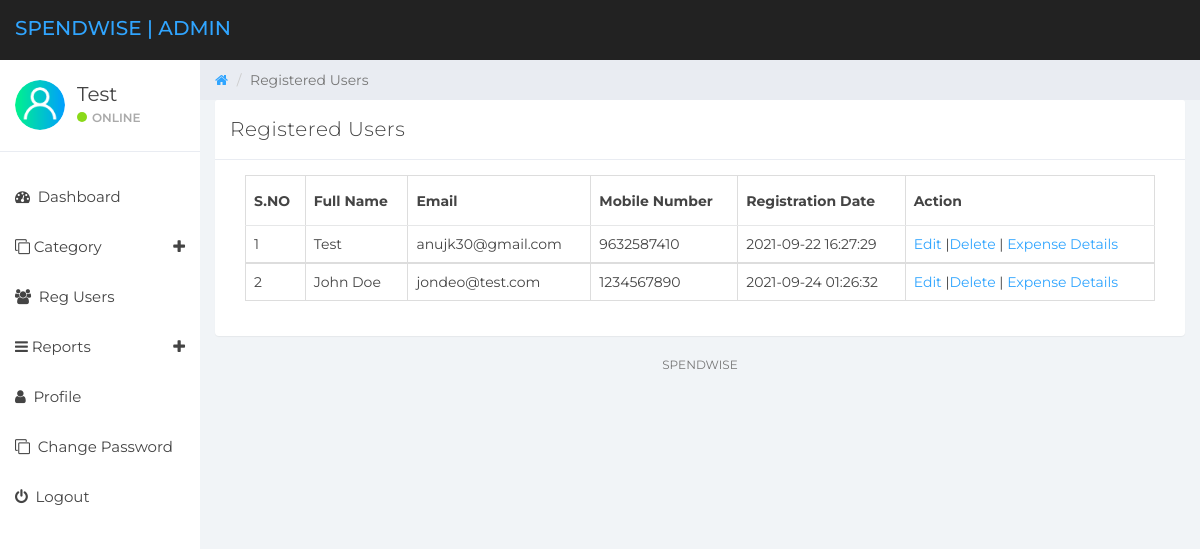
Screenshot of /Expense_Tracker/admin/reg-users.php (signed in) with the database file from the repository.
### tables this page shows
CREATE TABLE `tbluser` (
  `ID` int(10) NOT NULL,
  `FullName` varchar(150) DEFAULT NULL,
  `Email` varchar(200) DEFAULT NULL,
  `MobileNumber` bigint(10) DEFAULT NULL,
  `Password` varchar(200) DEFAULT NULL,
  `RegDate` timestamp NOT NULL DEFAULT current_timestamp()
);

### Expense_Tracker/admin/reg-users.php (the view, shortened to what this page needs)
  <?php
if (strlen($_SESSION['detsadminid']==0)) {
  header('location:logout.php');
  } else{
?>
<!DOCTYPE html>
<html>
<head>
	<link href="../css/bootstrap.min.css" rel="stylesheet">
	<link href="../css/font-awesome.min.css" rel="stylesheet">
	<link href="../css/datepicker3.css" rel="stylesheet">
	<link href="../css/styles.css" rel="stylesheet">
</head>
<body>
	<?php include_once('includes/header.php');?>
	<?php include_once('includes/sidebar.php');?>
	<div class="col-sm-9 col-sm-offset-3 col-lg-10 col-lg-offset-2 main">
		<div class="row">
			<ol class="breadcrumb">
				<li><a href="#">
					<em class="fa fa-home"></em>
				</a></li>
				<li class="active">Registered Users</li>
			</ol>
		</div>
		<div class="row">
			<div class="col-lg-12">
				<div class="panel panel-default">
					<div class="panel-heading">Registered Users</div>
					<div class="panel-body">
						<div class="col-md-12">
							<div class="table-responsive">
            <table class="table table-bordered mg-b-0">
              <thead>
                <tr>
                  <th>S.NO</th>
                  <th>Full Name</th>
                  <th>Email</th>
                  <th>Mobile Number</th>
                  <th>Registration Date</th>
                  <th>Action</th>
                </tr>
              </thead>
              <?php
$ret=mysqli_query($con,"select * from tbluser");
$cnt=1;
while ($row=mysqli_fetch_array($ret)) {
?>
              <tbody>
                <tr>
                  <td><?php echo $cnt;?></td>
              <td><?php  echo $row['FullName'];?></td>
                  <td><?php  echo $row['Email'];?></td>
                  <td><?php  echo $row['MobileNumber'];?></td>
                  <td><?php  echo $row['RegDate'];?></td>
                  <td><a href="edit-users.php?editid=<?php echo $row['ID'];?>">Edit</a> |<a href="reg-users.php?delid=<?php echo $row['ID'];?>">Delete</a> | <a href="user-expense-details.php?uid=<?php echo $row['ID'];?>&&name=<?php echo $row['FullName'];?>">Expense Details</a>
                </tr>
                <?php
$cnt=$cnt+1;
}?>
              </tbody>
            </table>
          </div>
						</div>
					</div>
				</div>
			</div>
			<?php include_once('includes/footer.php');?>
		</div>
	</div>
</body>
</html>
<?php }  ?>

### Expense_Tracker/admin/includes/sidebar.php (shortened to what this page needs)
<div id="sidebar-collapse" class="col-sm-3 col-lg-2 sidebar">
        <div class="profile-sidebar">
            <div class="profile-userpic">
                <img src="../assets/images/user.png" class="img-responsive" alt="user logo">
            </div>
            <div class="profile-usertitle">
                <?php
$uid=$_SESSION['detsadminid'];
$ret=mysqli_query($con,"select * from tbladmin where ID='$uid'");
$row=mysqli_fetch_array($ret);
$adminname=$row['AdminName'];
?>
                <div class="profile-usertitle-name"><?php echo $adminname; ?></div>
                <div class="profile-usertitle-status"><span class="indicator label-success"></span>Online</div>
            </div>
        </div>
        <ul class="nav menu">
            <li><a href="dashboard.php"><em class="fa fa-dashboard">&nbsp;</em> Dashboard</a></li>
            <li class="parent "><a data-toggle="collapse" href="#sub-item-1">
                <em class="fa fa-clone">&nbsp;</em>Category <span data-toggle="collapse" href="#sub-item-1" class="icon pull-right"><em class="fa fa-plus"></em></span>
                </a>
            </li>
           <li><a href="reg-users.php"><em class="fa fa-users">&nbsp;</em> Reg Users</a></li>
  <li class="parent "><a data-toggle="collapse" href="#sub-item-2">
                <em class="fa fa-navicon">&nbsp;</em>Reports <span data-toggle="collapse" href="#sub-item-1" class="icon pull-right"><em class="fa fa-plus"></em></span>
                </a>
            </li>
            <li><a href="profile.php"><em class="fa fa-user">&nbsp;</em> Profile</a></li>
             <li><a href="change-password.php"><em class="fa fa-clone">&nbsp;</em> Change Password</a></li>
<li><a href="logout.php"><em class="fa fa-power-off">&nbsp;</em> Logout</a></li>
        </ul>
    </div>

### Expense_Tracker/css/styles.css (style rules this page uses)
body { background: #f1f4f7; padding-top: 60px; font-size: 14px; color: #444444; font-family: "Montserrat", "Helvetica Neue", Helvetica, Arial, sans-serif; }
a, a:hover, a:focus { color: #30a5ff; }
.label-success { background-color: #8ad919; }
.panel { border: 0; }
.panel-heading { font-size: 20px; font-weight: 300; letter-spacing: 0.025em; height: 60px; line-height: 38px; }
.panel-default .panel-heading { background: #fff; border-bottom: 1px solid #e9ecf2; color: #444444; }
.sidebar { display: block; padding: 0; display: none; box-shadow: none; background: #fff; }
.sidebar ul { margin: 20px 0px; }
@media (min-width: 768px) { .sidebar { display: block; position: fixed; top: 60px; bottom: 0; left: 0; z-index: 1000; display: block; margin: 0; padding: 0; overflow-x: hidden; overflow-y: auto; } }
.sidebar ul.nav li a { height: 50px; font-size: 15px; line-height: 2em; color: #444444; }
.profile-sidebar { padding: 10px 0; border-bottom: 1px solid #e9ecf2; }
.indicator { width: 10px; height: 10px; display: inline-block; border-radius: 9999px; margin-right: 5px; }
.profile-userpic img { float: left; margin: 10px 0px 0px 15px; width: 50px; height: 50px; border-radius: 9999px !important; }
.profile-usertitle { float: left; text-align: left; margin: 10px 0 0 12px; }
.profile-usertitle-name { font-size: 20px; margin-bottom: 0px; }
.profile-usertitle-status { text-transform: uppercase; color: #AAA; font-size: 12px; font-weight: 600; margin-bottom: 15px; }
.breadcrumb { border-radius: 0; padding: 10px 15px 10px 15px; background: #e9ecf2; margin: 0; }
.table { background: #fff; }
.table > thead > tr > th { border-bottom: 1px solid #e6e7e8; vertical-align: middle; height: 50px; }

### rows the page displays
tbluser: FullName "Test", Email "anujk30@gmail.com", MobileNumber "9632587410", RegDate "2021-09-22 16:27:29"
tbluser: FullName "John Doe", Email "jondeo@test.com", MobileNumber "1234567890", RegDate "2021-09-24 01:26:32"

### other values shown
$adminname "Test"
